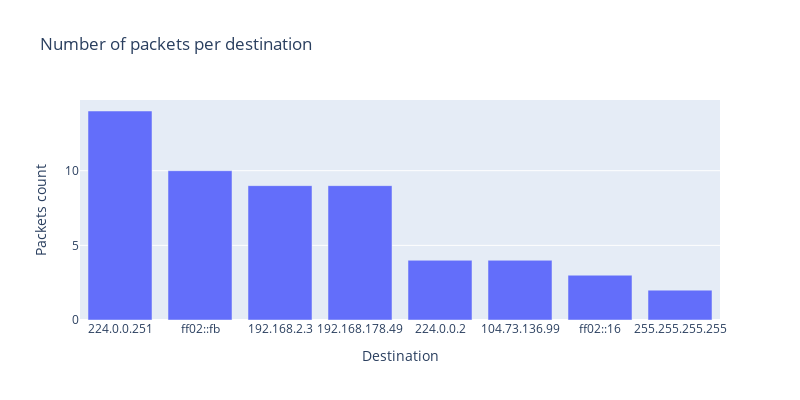

Notebook source saved alongside this figure:
### Code cell
destinations_counts = df['Destination'].value_counts()
fig = px.bar(destinations_counts, x=destinations_counts.index, y=destinations_counts.values, width=800, height=400,
                   title="Number of packets per destination",
                   labels=dict(index="Destination", y="Packets count"))
fig.show()

### Figure 1 — Plotly figure (JSON) as saved in the notebook; plotly's stock layout.template omitted (floating-point values rounded to 4 significant figures)
{"data": [{"alignmentgroup": "True", "hovertemplate": "Destination=%{x}<br>Packets count=%{y}<extra></extra>", "legendgroup": "", "marker": {"color": "#636efa", "pattern": {"shape": ""}}, "name": "", "offsetgroup": "", "orientation": "v", "showlegend": false, "textposition": "auto", "x": ["224.0.0.251", "ff02::fb", "192.168.2.3", "192.168.178.49", "224.0.0.2", "104.73.136.99", "ff02::16", "255.255.255.255"], "xaxis": "x", "y": [14, 10, 9, 9, 4, 4, 3, 2], "yaxis": "y", "type": "bar"}], "layout": {"xaxis": {"anchor": "y", "domain": [0.0, 1.0], "title": {"text": "Destination"}}, "yaxis": {"anchor": "x", "domain": [0.0, 1.0], "title": {"text": "Packets count"}}, "legend": {"tracegroupgap": 0}, "title": {"text": "Number of packets per destination"}, "barmode": "relative", "height": 400, "width": 800}}
